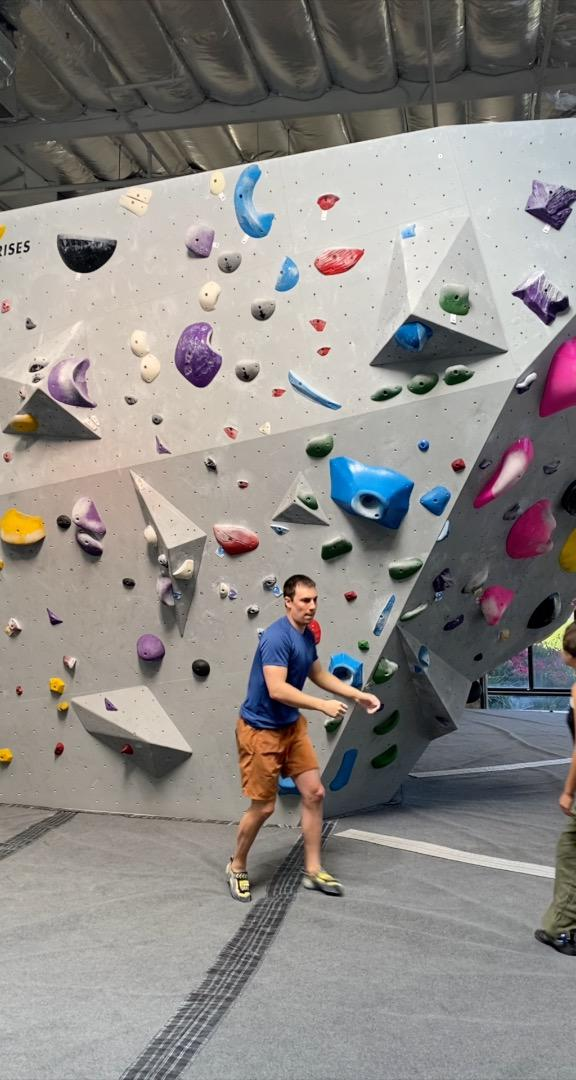
#> input picture datasets/orig_dataset_coco/test/img15_jpg.rf.dcce83edefb901221ce56c6e1d1d1b5f.jpg, 576 x 1080 px
$ python color_freq_analysis.py ../datasets/orig_dataset_coco/test/img15_jpg.rf.dcce83edefb901221ce56c6e1d1d1b5f.jpg
#> lines starting #> are read from the running program, lines starting #| are printed output that depends on the picture
#! /usr/bin/python

import sys
import cv2
import numpy as np
from matplotlib import pyplot as plt
from matplotlib import colors

def plot_colors_peaks(fn, peak_hues, hold_window=5, v_thresh=30, s_thresh=30):
	"""
	Given a list of peak hues, generate a plot for each hue
	"""
	img = cv2.imread(fn)
	img = cv2.cvtColor(img, cv2.COLOR_BGR2RGB)
	hsv_img = cv2.cvtColor(img, cv2.COLOR_RGB2HSV)

	for peak_hue in peak_hues:
		peak_img = np.zeros(hsv_img.shape, np.uint8)
		for i in range(hsv_img.shape[0]):
			for j in range(hsv_img.shape[1]):
				h,s,v = hsv_img[i,j]
				if peak_hue-hold_window <= h and h <= peak_hue+hold_window:
					if v>v_thresh and s>s_thresh:
						peak_img[i,j] = hsv_img[i,j]
		rgb_img = cv2.cvtColor(peak_img, cv2.COLOR_HSV2RGB)
		plt.imshow(rgb_img.astype(int))
		myRGB = rgb_img.astype(int)
		plt.show()

def find_peaks_histogram(hist, window=6, thresh=200, diff_window=30):
	"""
	find the peaks in the color histogram
	"""
	flag = 1
	peak_hues = []
	while flag == 1:
		# get max hue value
		cur_hue = np.argmax(hist)
		peak_hues.append(cur_hue)

		# left
		i = cur_hue-1
		while(hist[i] > hist[i-1]-diff_window):
			hist[i] = 0
			i = i-1

		# right
		i = cur_hue+1
		while(hist[i] > hist[i+1]+diff_window):
			hist[i] = 0
			i = i+1

		for i in range(cur_hue-window,cur_hue+window+1):
			if i < len(hist) and i >= 0:
				hist[i] = 0
		if np.max(hist) < thresh:
			flag = 0
	return peak_hues

def hue_histogram(fn, v_thresh=50, s_thresh=50):
	"""
	returns a histogram of the hue values in the image for v > thresh, s > thresh
	"""
	img = cv2.imread(fn)
	img = cv2.cvtColor(img, cv2.COLOR_BGR2RGB)
	hsv_img = cv2.cvtColor(img, cv2.COLOR_RGB2HSV)

	hist = np.zeros([180])
	for i in range(hsv_img.shape[0]):
		for j in range(img.shape[1]):
			h,s,v = hsv_img[i,j]
			if v > v_thresh and s > s_thresh:
				hist[h] += 1
	return hist

def generate_color_plot(fn):
	"""
	Generate HSV color plot of image pixels
	"""
	img = cv2.imread(fn)
#> img is the input picture: shape (1080, 576, 3); mean B, G, R 133.9, 136.9, 140.8
	img = cv2.cvtColor(img, cv2.COLOR_BGR2RGB)

	pixel_colors = img.reshape((np.shape(img)[0]*np.shape(img)[1], 3))
	norm = colors.Normalize(vmin=-1.,vmax=1.)
	norm.autoscale(pixel_colors)
	pixel_colors = norm(pixel_colors).tolist()
#> pixel_colors = 622080 items

	hsv_img = cv2.cvtColor(img, cv2.COLOR_RGB2HSV)
#> hsv_img: shape (1080, 576, 3); mean H, S, V 49, 32.4, 145.4
	h, s, v = cv2.split(hsv_img)
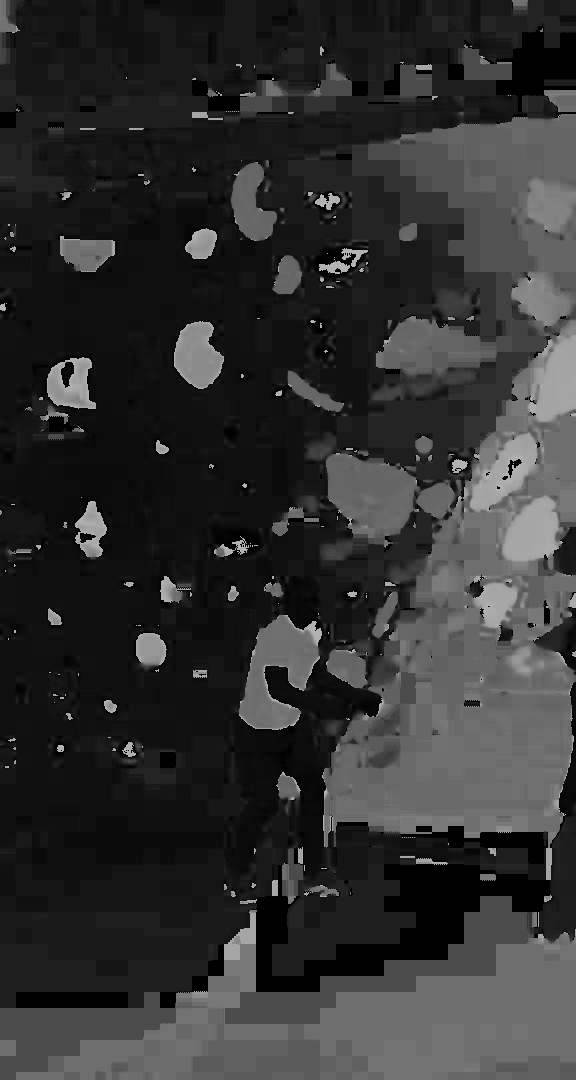
#> h: shape (1080, 576); min 0, max 179, mean 49
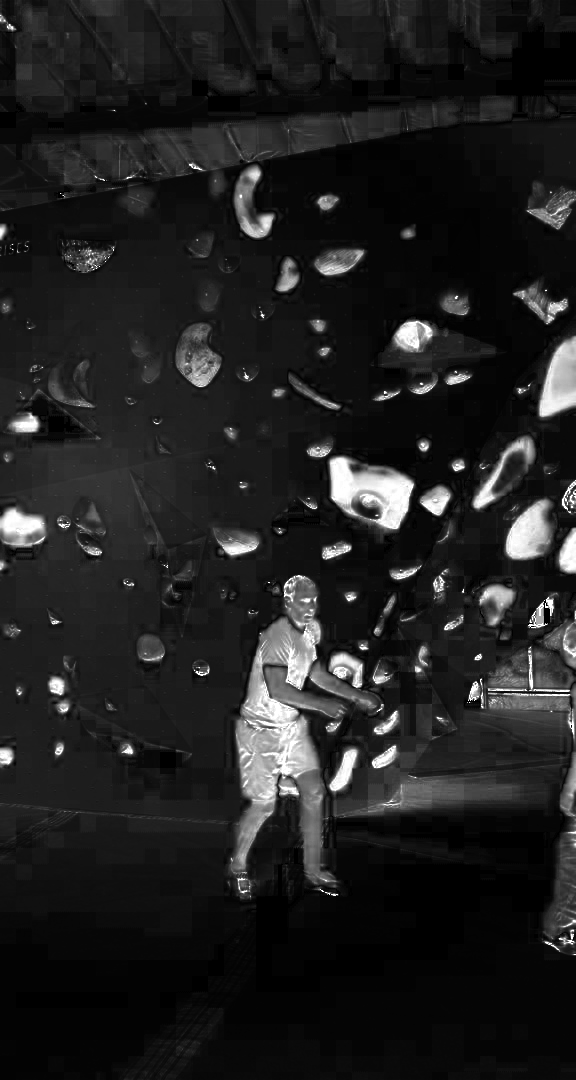
#> s: shape (1080, 576); min 0, max 255, mean 32.4
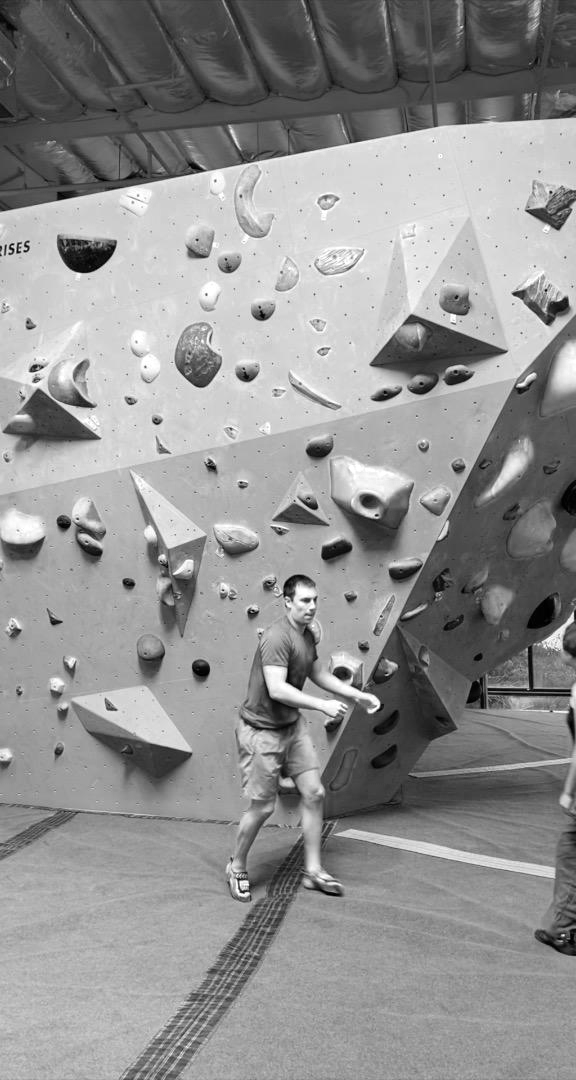
#> v: shape (1080, 576); min 0, max 255, mean 145.4
	fig = plt.figure()
	axis = fig.add_subplot(1, 1, 1, projection="3d")

	axis.scatter(h.flatten(), s.flatten(), v.flatten(), facecolors=pixel_colors, marker=".")
	axis.set_xlabel("Hue")
	axis.set_ylabel("Saturation")
	axis.set_zlabel("Value")
	plt.show()
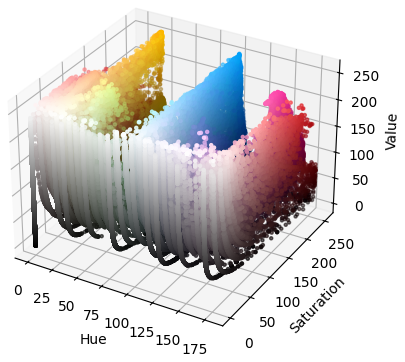
#> figure drawn by matplotlib, 1 panel


if __name__ == "__main__":
	if len(sys.argv)!=2: # Expect exactly one arguments: filename of hold wall image
		sys.exit(2)

	fn = sys.argv[1]
	generate_color_plot(fn)
	cp_a = hue_histogram(fn)
#> after the loop in hue_histogram, `for i in range(hsv_img.shape[0]):`: hist = 180 values, max 3202 at index 12, min 0 at index 72, mean 389.5
#> cp_a has the same summary as hist in hue_histogram
	peak_hues = find_peaks_histogram(cp_a)
#> the loop in find_peaks_histogram, `while flag == 1:` made 9 passes
#> cur_hue on passes 1 to 9: 12, 106, 21, 165, 29, 0, 113, 140, 130
#> after the loop in find_peaks_histogram, `while flag == 1:`: hist = 180 values, max 193 at index 99, min 0 at index 0, mean 21.52; peak_hues = [12, 106, 21, 165, 29, 0, 113, 140, 130]
#> peak_hues = [12, 106, 21, 165, 29, 0, 113, 140, 130]
	plot_colors_peaks(fn, peak_hues)
#> the loop in plot_colors_peaks, `for peak_hue in peak_hues:` made 9 passes
#> peak_hue on passes 1 to 9: 12, 106, 21, 165, 29, 0, 113, 140, 130
#> pass 1, in plot_colors_peaks, `rgb_img = cv2.cvtColor(peak_img, cv2.COLOR_HSV2RGB)`:
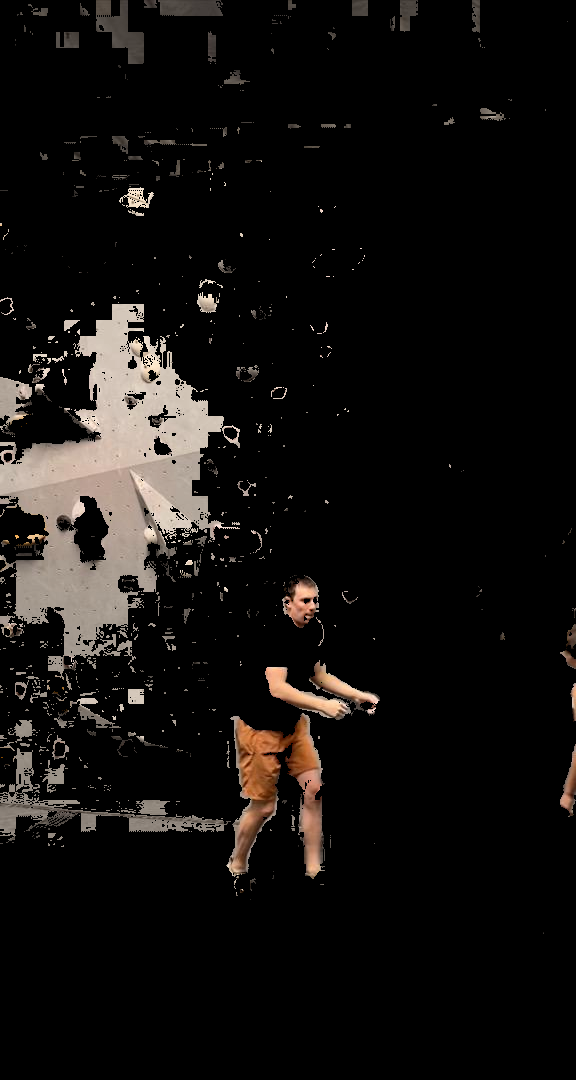
#> rgb_img: shape (1080, 576, 3); mean R, G, B 19, 16.7, 15
#> pass 2, in plot_colors_peaks, `rgb_img = cv2.cvtColor(peak_img, cv2.COLOR_HSV2RGB)`:
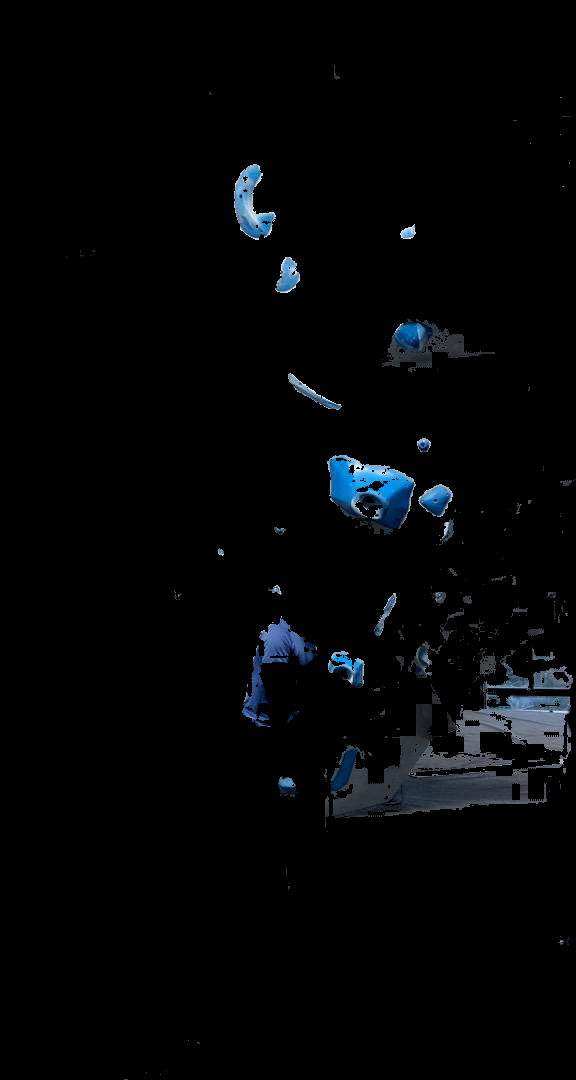
#> rgb_img: shape (1080, 576, 3); mean R, G, B 3.4, 4.7, 6
#> after the loop in plot_colors_peaks, `for peak_hue in peak_hues:`: peak_img: shape (1080, 576, 3); mean H, S, V 0.6, 0.4, 0.4
#> after the loop in plot_colors_peaks, `for peak_hue in peak_hues:`:
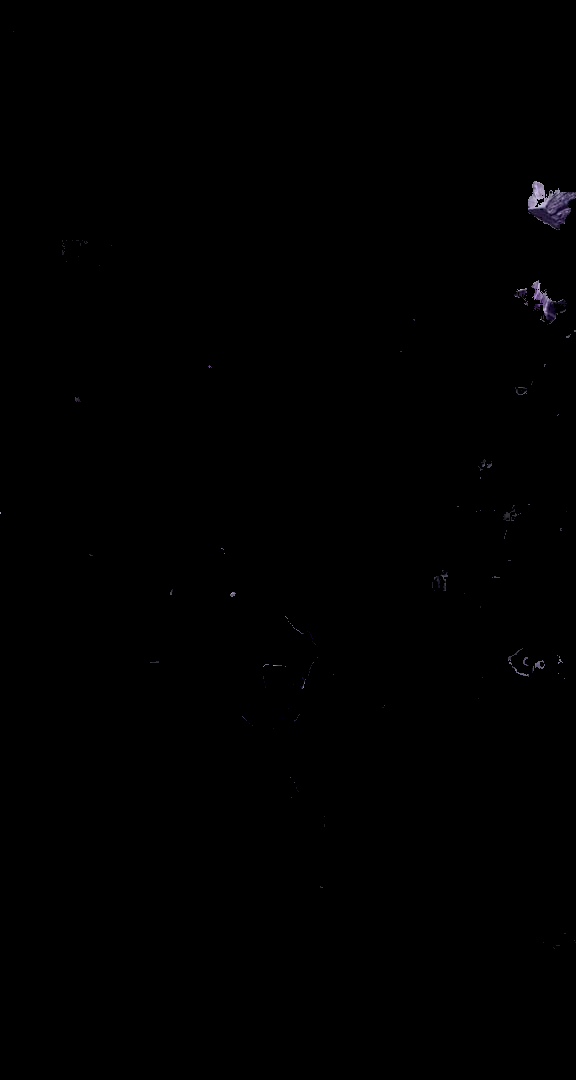
#> rgb_img: shape (1080, 576, 3); mean R, G, B 0.4, 0.3, 0.4
